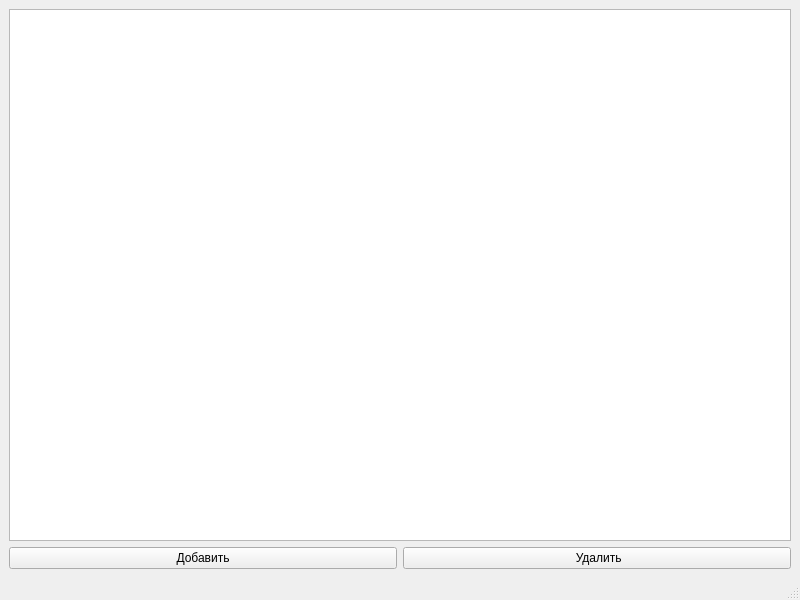
<?xml version="1.0" encoding="UTF-8"?>
<ui version="4.0">
 <class>MainWindow</class>
 <widget class="QMainWindow" name="MainWindow">
  <property name="geometry">
   <rect>
    <x>0</x>
    <y>0</y>
    <width>800</width>
    <height>600</height>
   </rect>
  </property>
  <property name="windowTitle">
   <string>MainWindow</string>
  </property>
  <widget class="QWidget" name="centralwidget">
   <layout class="QGridLayout" name="gridLayout">
    <item row="0" column="0">
     <widget class="QTableView" name="tableView"/>
    </item>
    <item row="1" column="0">
     <layout class="QHBoxLayout" name="horizontalLayout">
      <item>
       <widget class="QPushButton" name="pushButton">
        <property name="text">
         <string>Добавить</string>
        </property>
       </widget>
      </item>
      <item>
       <widget class="QPushButton" name="pushButton_2">
        <property name="text">
         <string> Удалить</string>
        </property>
       </widget>
      </item>
     </layout>
    </item>
   </layout>
  </widget>
  <widget class="QMenuBar" name="menubar">
   <property name="geometry">
    <rect>
     <x>0</x>
     <y>0</y>
     <width>800</width>
     <height>21</height>
    </rect>
   </property>
  </widget>
  <widget class="QStatusBar" name="statusbar"/>
 </widget>
 <resources/>
 <connections/>
</ui>
